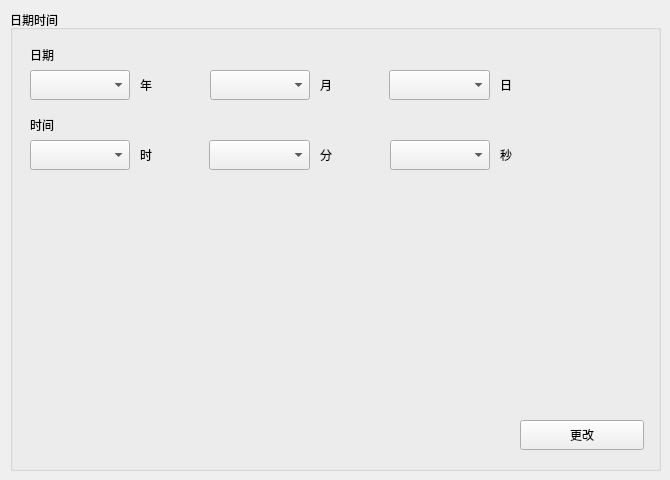
    <widget class="QWidget" name="page_7">
     <widget class="QGroupBox" name="gbox_datetime">
      <property name="geometry">
       <rect>
        <x>10</x>
        <y>10</y>
        <width>651</width>
        <height>461</height>
       </rect>
      </property>
      <property name="title">
       <string>日期时间</string>
      </property>
      <widget class="QLabel" name="label_11">
       <property name="geometry">
        <rect>
         <x>20</x>
         <y>30</y>
         <width>90</width>
         <height>30</height>
        </rect>
       </property>
       <property name="text">
        <string>日期</string>
       </property>
      </widget>
      <widget class="QLabel" name="label_14">
       <property name="geometry">
        <rect>
         <x>20</x>
         <y>100</y>
         <width>90</width>
         <height>30</height>
        </rect>
       </property>
       <property name="text">
        <string>时间</string>
       </property>
      </widget>
      <widget class="QComboBox" name="comboBox_year">
       <property name="geometry">
        <rect>
         <x>20</x>
         <y>60</y>
         <width>100</width>
         <height>30</height>
        </rect>
       </property>
      </widget>
      <widget class="QComboBox" name="comboBox_month">
       <property name="geometry">
        <rect>
         <x>200</x>
         <y>60</y>
         <width>100</width>
         <height>30</height>
        </rect>
       </property>
      </widget>
      <widget class="QComboBox" name="comboBox_day">
       <property name="geometry">
        <rect>
         <x>379</x>
         <y>60</y>
         <width>101</width>
         <height>30</height>
        </rect>
       </property>
      </widget>
      <widget class="QComboBox" name="comboBox_hour">
       <property name="geometry">
        <rect>
         <x>20</x>
         <y>130</y>
         <width>100</width>
         <height>30</height>
        </rect>
       </property>
      </widget>
      <widget class="QComboBox" name="comboBox_minute">
       <property name="geometry">
        <rect>
         <x>199</x>
         <y>130</y>
         <width>101</width>
         <height>30</height>
        </rect>
       </property>
      </widget>
      <widget class="QPushButton" name="btnChange">
       <property name="geometry">
        <rect>
         <x>510</x>
         <y>410</y>
         <width>124</width>
         <height>30</height>
        </rect>
       </property>
       <property name="text">
        <string>更改</string>
       </property>
       <property name="iconSize">
        <size>
         <width>120</width>
         <height>40</height>
        </size>
       </property>
      </widget>
      <widget class="QComboBox" name="comboBox_second">
       <property name="geometry">
        <rect>
         <x>380</x>
         <y>130</y>
         <width>100</width>
         <height>30</height>
        </rect>
       </property>
      </widget>
      <widget class="QLabel" name="label_15">
       <property name="geometry">
        <rect>
         <x>130</x>
         <y>60</y>
         <width>60</width>
         <height>30</height>
        </rect>
       </property>
       <property name="text">
        <string>年</string>
       </property>
       <property name="buddy">
        <cstring>comboBox_month</cstring>
       </property>
      </widget>
      <widget class="QLabel" name="label_16">
       <property name="geometry">
        <rect>
         <x>310</x>
         <y>60</y>
         <width>60</width>
         <height>30</height>
        </rect>
       </property>
       <property name="text">
        <string>月</string>
       </property>
       <property name="buddy">
        <cstring>comboBox_day</cstring>
       </property>
      </widget>
      <widget class="QLabel" name="label_18">
       <property name="geometry">
        <rect>
         <x>490</x>
         <y>60</y>
         <width>60</width>
         <height>30</height>
        </rect>
       </property>
       <property name="text">
        <string>日</string>
       </property>
      </widget>
      <widget class="QLabel" name="label_27">
       <property name="geometry">
        <rect>
         <x>130</x>
         <y>130</y>
         <width>60</width>
         <height>30</height>
        </rect>
       </property>
       <property name="text">
        <string>时</string>
       </property>
       <property name="buddy">
        <cstring>comboBox_minute</cstring>
       </property>
      </widget>
      <widget class="QLabel" name="label_29">
       <property name="geometry">
        <rect>
         <x>310</x>
         <y>130</y>
         <width>60</width>
         <height>30</height>
        </rect>
       </property>
       <property name="text">
        <string>分</string>
       </property>
       <property name="buddy">
        <cstring>comboBox_second</cstring>
       </property>
      </widget>
      <widget class="QLabel" name="label_35">
       <property name="geometry">
        <rect>
         <x>490</x>
         <y>130</y>
         <width>60</width>
         <height>30</height>
        </rect>
       </property>
       <property name="text">
        <string>秒</string>
       </property>
      </widget>
     </widget>
    </widget>
